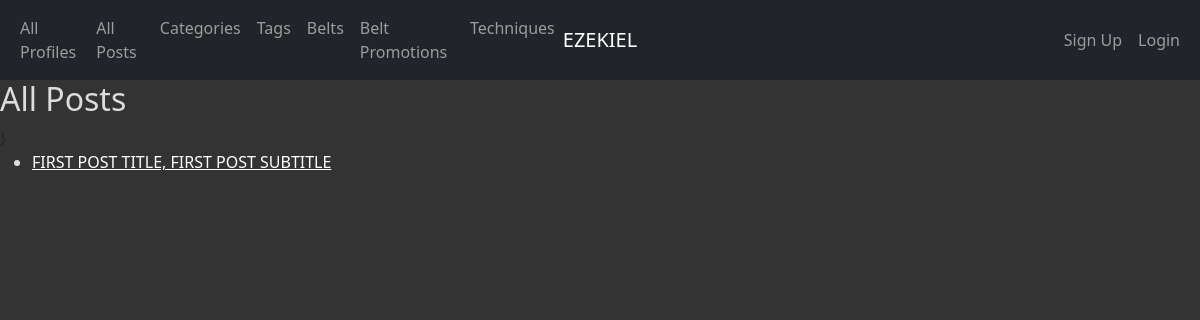
The page /all_posts/ on the database as committed earlier.
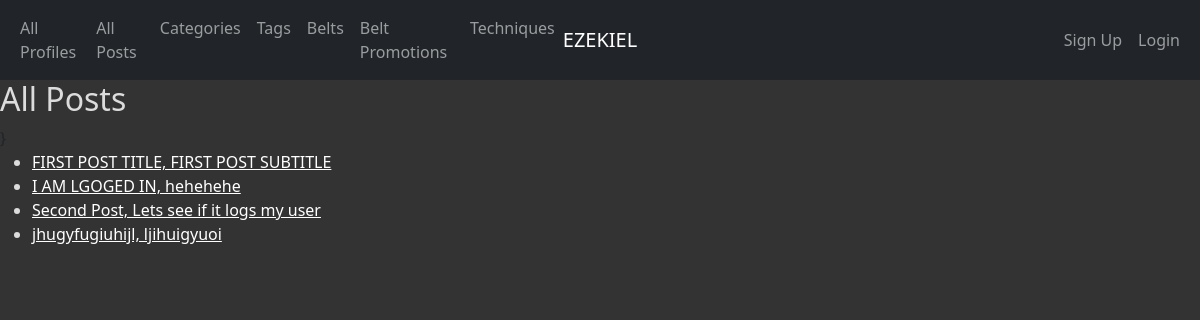
The same page on the database as committed later.
### app_info/models.py (models this page shows)
class Post(models.Model):
    post_id = models.AutoField(primary_key=True)
    text = models.TextField()
    image = models.ImageField(default="")
    created_at = models.DateTimeField(auto_now_add=True)
    updated_at = models.DateTimeField(auto_now=True)
    likes = models.IntegerField(default=0)
    title = models.CharField(max_length=45)
    subtitle = models.CharField(max_length=45)
    profile = models.ForeignKey(Profile, related_name='posts', on_delete=models.CASCADE)
    categories = models.ForeignKey(Category, related_name='posts', on_delete=models.CASCADE)
    tags = models.ManyToManyField(Tag)
    def __str__(self):
        return '%s, %s' % (self.title, self.subtitle)
    def get_absolute_url(self):
        return reverse('app_info_post_detail_urlpattern',
                       kwargs={'pk': self.pk}
                       )
    class Meta:
        ordering = ['title']

### app_info/views.py (the view)
class PostList(ListView):
    model = Post

### app_info/templates/app_info/post_list.html (shortened to what this page needs)
{% extends 'app_info/base.html' %}
{% block content %}
<h2>All Posts</h2>
<ul>
    {% for post in post_list %}
    <li>
        <a href="{{ post.get_absolute_url }}">{{ post }}</a>
    </li>
    {% empty %}
    <li><em>There are currently no posts available</em></li>
    {% endfor %}
</ul>
{% endblock %}

Rows that differ between the two databases and show on the page:
added Post: title+subtitle "I AM LGOGED IN, hehehehe"
added Post: title+subtitle "Second Post, Lets see if it logs my user"
added Post: title+subtitle "jhugyfugiuhijl, ljihuigyuoi"
